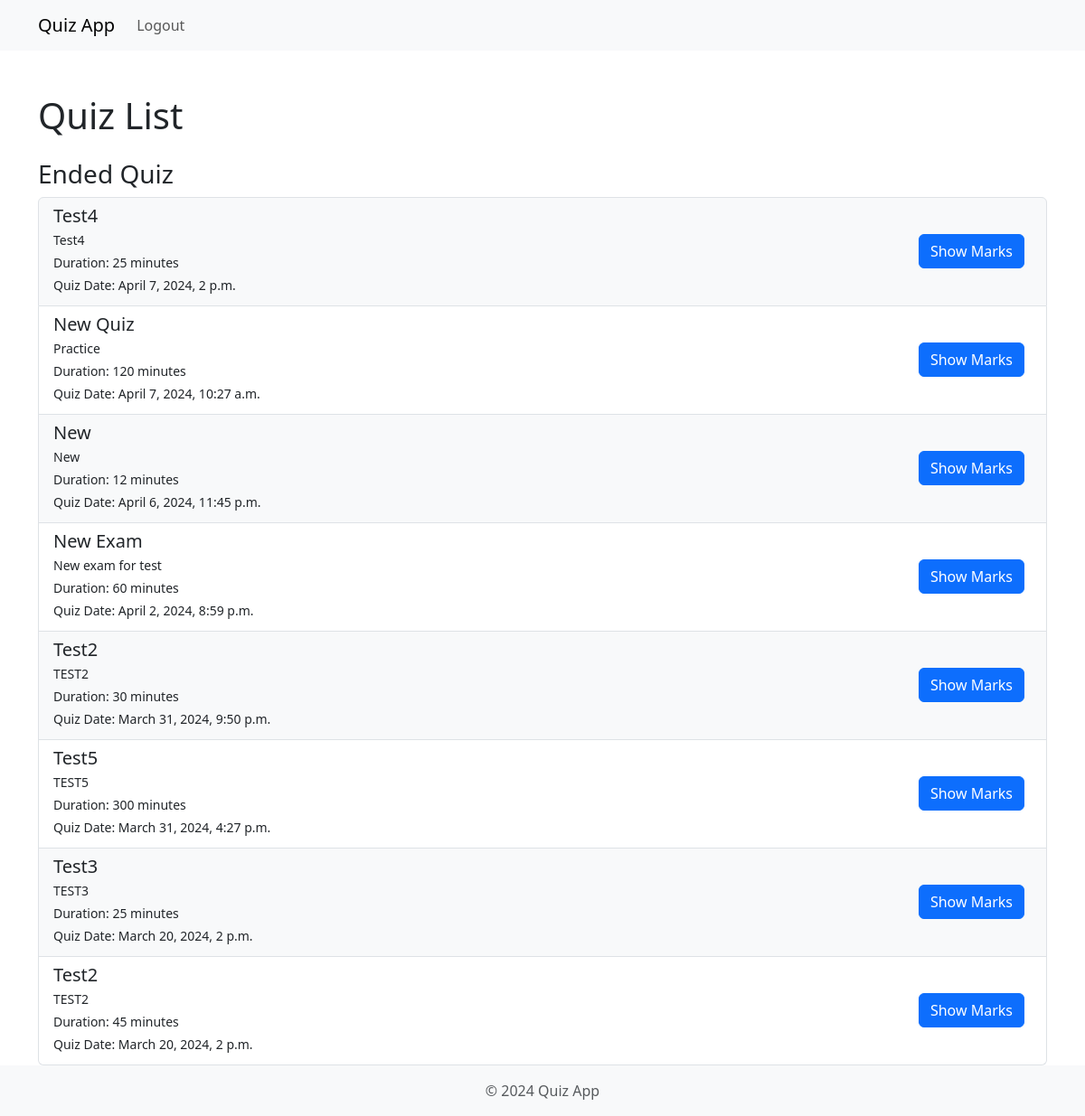
The app's page /quiz/ (signed in) with its own data.
### quiz/models.py (models this page shows, shortened)
class Quiz(models.Model):
    title = models.CharField(max_length=100)
    description = models.TextField()
    duration_minutes = models.PositiveIntegerField()
    quiz_date = models.DateTimeField(null=True, blank=True)

### quiz/views.py (the view)
# urls.py: path('',QuizListView,name="quiz-list"),
def QuizListView(request):
    quiz_model = Quiz.objects.order_by('quiz_date')
    current_time = datetime.now(timezone.utc)
    current_time_utc = datetime.now(timezone.utc)
    current_time_ist = current_time_utc + timedelta(hours=5, minutes=30)
    ongoing_quizzes_dict = {}
    upcomming_quizzes = []
    ended_quizzes = []
    for quiz in quiz_model:
        try:
            quiz_attempt_model = QuizAttempt.objects.get(user=request.user, quiz=quiz)
            quiz_attempt_check = True
        except QuizAttempt.DoesNotExist:
            quiz_attempt_model = None
            quiz_attempt_check = False
        end_time = quiz.quiz_date + timedelta(minutes=quiz.duration_minutes)
        if quiz.quiz_date < current_time_ist < end_time:
            ongoing_quizzes_dict[quiz] = quiz_attempt_check
        elif current_time_ist > end_time:
            ended_quizzes.append(quiz)
        else:
            upcomming_quizzes.append(quiz)
        reversed_list = reversed(ended_quizzes)
    return render(request, "quiz/quiz-list.html", {"ongoing_quizzes_dict": ongoing_quizzes_dict, "upcomming_quizzes": upcomming_quizzes, "ended_quizzes": reversed_list})

### templates/quiz/quiz-list.html (shortened to what this page needs)
{% extends 'base/quiz-header.html' %}
{% block content %}
    <div class="container mt-5">
        <div class="d-flex justify-content-between align-items-center mb-4">
            <h1 class="mb-0">Quiz List</h1>
        </div>
        {% if ended_quizzes %}
            <h3>Ended Quiz</h3>
        {% endif %}
        <ul class="list-group">
            {% for quiz in ended_quizzes %}
            <li class="list-group-item">
                <div>
                    <h5 class="mb-1">{{ quiz.title }}</h5>
                    <p class="mb-1">{{ quiz.description }}</p>
                    <p class="mb-1">Duration: {{ quiz.duration_minutes }} minutes</p>
                    <p class="mb-1">Quiz Date: {% if quiz.quiz_date %}{{ quiz.quiz_date }}{% else %}N/A{% endif %}</p>
                </div>
                {% if user.is_staff %}
                    <a href="{% url 'attend-exam-list' quiz.id %}" class="btn btn-primary me-2">Show Result</a>
                {% else %}
                    <a href="{% url 'attend-exam-list' quiz.id %}" class="btn btn-primary me-2">Show Marks</a>
                {% endif %}
            </li>
            {% endfor %}
        </ul>
    </div>
{% endblock %}

### templates/base/quiz-header.html (shortened to what this page needs)
<!DOCTYPE html>
{% load tz %}
<html lang="en">
<head>
    <link href="https://cdn.jsdelivr.net/npm/bootstrap@5.3.3/dist/css/bootstrap.min.css" rel="stylesheet">
</head>
<body>
    <nav class="navbar navbar-expand-lg navbar-light bg-light">
        <div class="container">
            <a class="navbar-brand" href="{% url 'quiz-list' %}">Quiz App</a>
            <div class="collapse navbar-collapse" id="navbarNav">
                <ul class="navbar-nav ml-auto">
                    <li class="nav-item">
                        <a class="nav-link" href="{% url 'student-logout' %}">Logout</a>
                    </li>
                </ul>
            </div>
        </div>
    </nav>
    {% block content %}
    {% endblock %}
    <footer class="footer mt-auto py-3 bg-light">
        <div class="container text-center">
            <span class="text-muted">© {% now "Y" %} Quiz App</span>
        </div>
    </footer>
</body>
</html>

### templates/base/quiz-header.html (style rules this page uses)
.list-group-item { font-size: 14px; display: flex; justify-content: space-between; align-items: center; }
.list-group-item:nth-child(odd) { background-color: #f8f9fa; }

### records on screen
Quiz: title "Test4", description "Test4", duration_minutes "25", quiz_date "April 7, 2024, 2 p.m."
Quiz: title "New Quiz", description "Practice", duration_minutes "120", quiz_date "April 7, 2024, 10:27 a.m."
Quiz: title "New", description "New", duration_minutes "12", quiz_date "April 6, 2024, 11:45 p.m."
Quiz: title "New Exam", description "New exam for test", duration_minutes "60", quiz_date "April 2, 2024, 8:59 p.m."
Quiz: title "Test2", description "TEST2", duration_minutes "30", quiz_date "March 31, 2024, 9:50 p.m."
Quiz: title "Test5", description "TEST5", duration_minutes "300", quiz_date "March 31, 2024, 4:27 p.m."
Quiz: title "Test3", description "TEST3", duration_minutes "25", quiz_date "March 20, 2024, 2 p.m."
Quiz: title "Test2", description "TEST2", duration_minutes "45", quiz_date "March 20, 2024, 2 p.m."
